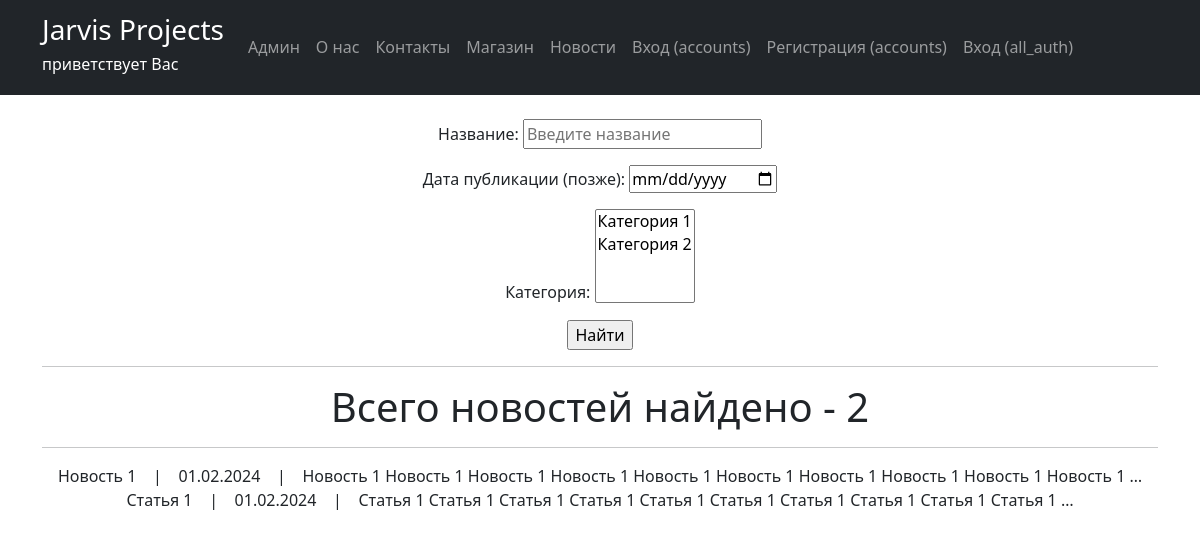
Before: /newsportal/posts/search with the older database file.
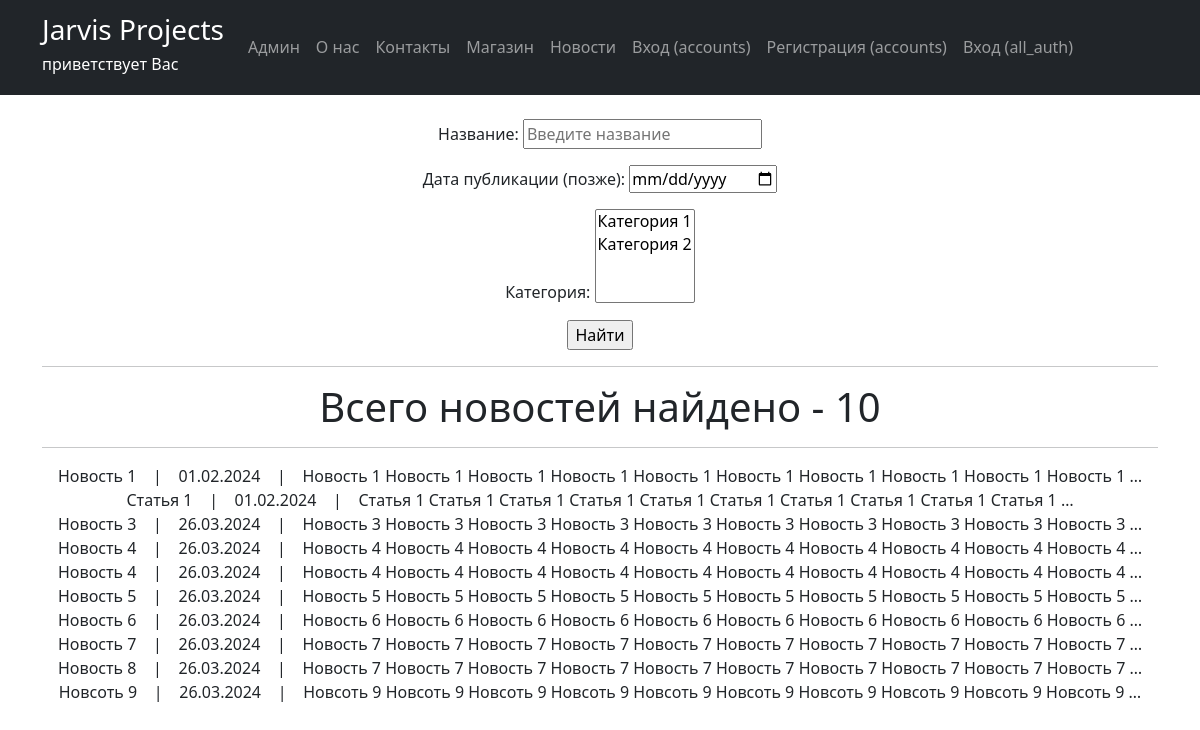
After: the same page with the newer database file.
### newsportal/models.py (models this page shows, shortened)
class Post(models.Model):
    author = models.ForeignKey(Author, on_delete=models.CASCADE)
    postCategory = models.ManyToManyField(Category, through='PostCategory', verbose_name='Категория')
    CATEGORY_CHOICES = (
        ('NW', 'Новость'),
        ('AR', 'Статья'),
    )
    categoryType = models.CharField(max_length=2, choices=CATEGORY_CHOICES)
    dateCreation = models.DateTimeField(auto_now_add=True)
    title = models.CharField(max_length=128, verbose_name='Заголовок')
    text = models.TextField(verbose_name='Содержание')
    rating = models.IntegerField(default=0)
    class Meta:
        verbose_name = 'Контент'
        verbose_name_plural = 'Контент'

### newsportal/views.py (the view)
# urls.py: path('posts/', PostList.as_view(template_name = 'newsportal/posts.html'), name='posts'),
class PostList(ListView):
    model = Post
    ordering = 'dateCreation'
    context_object_name = 'posts'
    paginate_by = 10
    def get_queryset(self):
        queryset = super().get_queryset()
        self.filterset = PostFilter(self.request.GET, queryset)
        return self.filterset.qs
    def get_context_data(self, **kwargs):
        context = super().get_context_data(**kwargs)
        context['total_posts_count'] = self.filterset.qs.count()
        context['filterset'] = self.filterset
        context['user_is_author'] = self.request.user.groups.filter(name='authors').exists()
        context['user_is_not_author'] = not self.request.user.groups.filter(name='authors').exists()
        return context

### newsportal/models.py (called while the page is built)
    def __str__(self):
        return f'{self.name}'

### newsportal/templatetags/custom_filters_newsportal.py (called while the page is built)
@register.filter()
def censor(value):
    stop_list = STOP_LIST_WORDS
    for word in value.split():
        if word.lower() in stop_list:
            value = value.replace(word, f'{word[0]}{"*" * (len(word)-1)}')
    return value

### newsportal/templates/newsportal/posts_search.html (shortened to what this page needs)
{% extends 'flatpages/default.html' %}
{% load custom_filters_newsportal %}
{% load custom_tags_newsportal %}
{% block content %}
    <br>
    <form action="" method="get">
        {{ filterset.form.as_p }}
        <input type="submit" value="Найти" />
    </form>
    <hr>
    <h1>Всего новостей найдено - {{ total_posts_count }}</h1>
    <hr>
    {% if posts %}
           {% for post in posts %}
           <tr>
                {{ post.title|censor }} &nbsp&nbsp | &nbsp&nbsp
                {{ post.dateCreation|date:'d.m.Y'}} &nbsp&nbsp | &nbsp&nbsp
                {{ post.text|truncatewords:20|censor}}
                <br>
           {% endfor %}
    {% endif %}
{% endblock content %}

Changed rows visible on the page:
added Post: title|censor "Новость 3", dateCreation "26.03.2024", text|censor "Новость 3 Новость 3 Новость 3 Новость 3 Новость 3 Новость 3 Новость 3 Новость 3 Новость 3 Новость 3 …"
added Post: title|censor "Новость 4", dateCreation "26.03.2024", text|censor "Новость 4 Новость 4 Новость 4 Новость 4 Новость 4 Новость 4 Новость 4 Новость 4 Новость 4 Новость 4 …"
added Post: title|censor "Новость 4", dateCreation "26.03.2024", text|censor "Новость 4 Новость 4 Новость 4 Новость 4 Новость 4 Новость 4 Новость 4 Новость 4 Новость 4 Новость 4 …"
added Post: title|censor "Новость 5", dateCreation "26.03.2024", text|censor "Новость 5 Новость 5 Новость 5 Новость 5 Новость 5 Новость 5 Новость 5 Новость 5 Новость 5 Новость 5 …"
added Post: title|censor "Новость 6", dateCreation "26.03.2024", text|censor "Новость 6 Новость 6 Новость 6 Новость 6 Новость 6 Новость 6 Новость 6 Новость 6 Новость 6 Новость 6 …"
added Post: title|censor "Новость 7", dateCreation "26.03.2024", text|censor "Новость 7 Новость 7 Новость 7 Новость 7 Новость 7 Новость 7 Новость 7 Новость 7 Новость 7 Новость 7 …"
added Post: title|censor "Новость 8", dateCreation "26.03.2024", text|censor "Новость 7 Новость 7 Новость 7 Новость 7 Новость 7 Новость 7 Новость 7 Новость 7 Новость 7 Новость 7 …"
added Post: title|censor "Новсоть 9", dateCreation "26.03.2024", text|censor "Новсоть 9 Новсоть 9 Новсоть 9 Новсоть 9 Новсоть 9 Новсоть 9 Новсоть 9 Новсоть 9 Новсоть 9 Новсоть 9 …"
Other visible differences:
{{ total_posts_count }}: "2" → "10"
